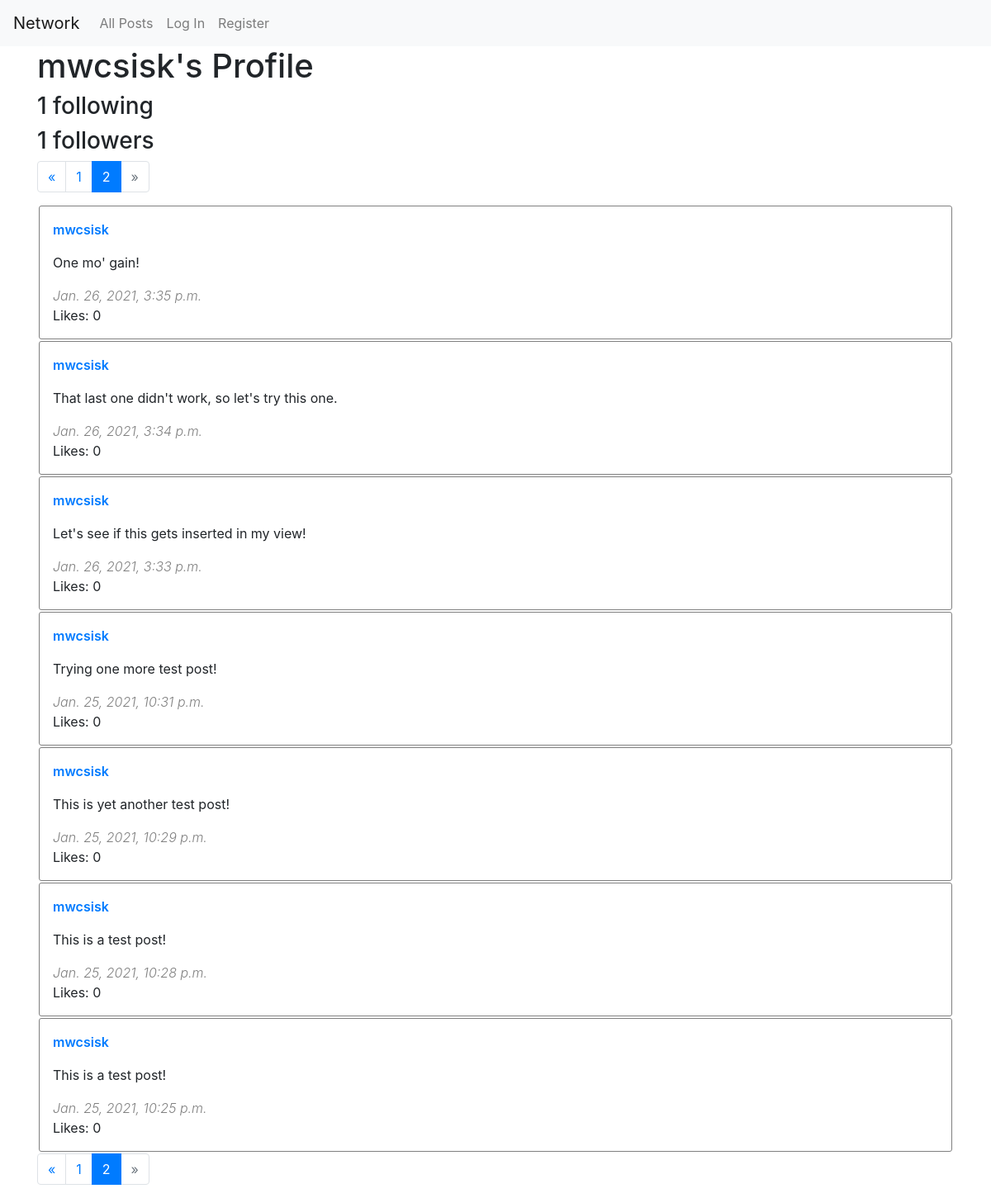
The page /user/mwcsisk?page=2 on the database its author committed.
### network/models.py (models this page shows, shortened)
class User(AbstractUser):
    following = models.ManyToManyField('self', related_name="followers", symmetrical=False)

class Post(models.Model):
    author = models.ForeignKey(User, on_delete=models.CASCADE, related_name='posts', editable=False)
    body = models.CharField(max_length=240)
    timestamp = models.DateTimeField(auto_now_add=True)
    likes = models.ManyToManyField(User, related_name="liked")
    posts = models.Manager()

### network/views.py (the view)
# urls.py: path("user/<str:username>", views.profile, name="profile"),
def profile(request, username):
    user = User.objects.get(username=username)
    if request.user.is_authenticated:
        is_following = request.user.following.filter(id=user.id).exists()
    else:
        is_following = False
    posts = get_posts(username=username)
    page_no = get_page_number(request)
    return render(request, "network/profile.html", {
        "username": username,
        "following": user.following.count(),
        "followers": user.followers.count(),
        "posts": posts.page(page_no),
        "is_following": is_following
    })

### network/functions.py (called while the page is built)
def get_posts(username=False,users=False,per_page=10):
    if username and users:
        raise ValueError('Either a username or a set of users can be specified, but not both')
    elif username:
        posts = User.objects.get(username=username).posts.all()
    elif users:
        posts = Post.posts.filter(author__id__in=users)
    else:
        posts = Post.posts.all()
    return Paginator(posts.annotate(num_likes=Count('likes')).order_by('-timestamp'), per_page)

def get_page_number(request, default=1):
    page_num = request.GET.get('page', default=default)
    try:
        return int(page_num)
    except ValueError:
        return default

### network/templates/network/profile.html (shortened to what this page needs)
{% extends 'network/postview.html' %}
{% block heading %}
<h1>{{ username }}'s Profile</h1>
<h3>{{ following }} following</h3>
<h3><span id="follower-count">{{ followers }}</span> followers</h3>
{% endblock %}

### network/templates/network/postview.html (shortened to what this page needs)
{% extends "network/layout.html" %}
{% load tz %}
{% block body %}
    {% block heading %}
    {% endblock %}
    {% if posts.has_other_pages %}
    <nav aria-label="Post navigation">
        <ul class="pagination">
            {% if posts.has_previous %}
            <li class="page-item"><a class="page-link" href="?page=1" aria-label="Previous">
                <span aria-hidden="true">&laquo;</span>
            </a></li>
            {% else %}
            <li class="page-item disabled"><a class="page-link" href="#" tabindex="-1" aria-disabled="true">&laquo;</a></li>
            {% endif %}
            {% for page in posts.paginator.page_range %}
            <li class="page-item {% if page == posts.number %}active{% endif %}"><a class="page-link" href="?page={{ page }}">{{ page }}</a></li>
            {% endfor %}
            {% if posts.has_next %}
            <li class="page-item"><a class="page-link" href="?page={{ posts.next_page_number }}" aria-label="Next">
                <span aria-hidden="true">&raquo;</span>
            </a></li>
            {% else %}
            <li class="page-item disabled"><a class="page-link" href="#" tabindex="-1" aria-disabled="true">&raquo;</a></li>
            {% endif %}
        </ul>
    </nav>
    {% endif %}
    <div id="posts-view">
        {% for post in posts.object_list %}
        <div class="post-box" id="post-{{ post.id }}">
            <div class="row justify-content-between">
                <div class="col-md-auto author">
                    <a href="/user/{{ post.author.username }}">
                        {{ post.author.username }}
                    </a>
                </div>
                <div class="col-md-auto edit-link">
                </div>
            </div>
            <div class="body" id="post-{{ post.id }}-body">
                {{ post.body }}
            </div>
            <div class="timestamp">
                {{ post.timestamp|timezone:"America/Los_Angeles" }}
            </div>
            <div class="likes">
                Likes: {{ post.num_likes }}
            </div>
        </div>
        {% endfor %}
    </div>
    {% if posts.has_other_pages %}
    <nav aria-label="Post navigation">
        <ul class="pagination">
            {% if posts.has_previous %}
            <li class="page-item"><a class="page-link" href="?page={{ posts.previous_page_number }}" aria-label="Previous">
                <span aria-hidden="true">&laquo;</span>
            </a></li>
            {% else %}
            <li class="page-item disabled"><a class="page-link" href="#" tabindex="-1" aria-disabled="true">&laquo;</a></li>
            {% endif %}
            {% for page in posts.paginator.page_range %}
            <li class="page-item {% if page == posts.number %}active{% endif %}"><a class="page-link" href="?page={{ page }}">{{ page }}</a></li>
            {% endfor %}
            {% if posts.has_next %}
            <li class="page-item"><a class="page-link" href="?page={{ posts.next_page_number }}" aria-label="Next">
                <span aria-hidden="true">&raquo;</span>
            </a></li>
            {% else %}
            <li class="page-item disabled"><a class="page-link" href="#" tabindex="-1" aria-disabled="true">&raquo;</a></li>
            {% endif %}
        </ul>
    </nav>
    {% endif %}
{% endblock %}

### network/static/network/styles.css (style rules this page uses)
.post-box { border: 1px solid grey; border-radius: 3px; padding: 1rem; margin: 2px; }
.post-box .body { padding: 1rem 0rem; }
.post-box .author { font-weight: 600; }
.post-box .timestamp { font-weight: 300; color: grey; font-style: italic; }

### rows shown on the page
User: username "mwcsisk"
Post: author.username "mwcsisk", body "One mo' gain!", timestamp "Jan. 26, 2021, 3:35 p.m.", num_likes "0"
Post: author.username "mwcsisk", body "That last one didn't work, so let's try this one.", timestamp "Jan. 26, 2021, 3:34 p.m.", num_likes "0"
Post: author.username "mwcsisk", body "Let's see if this gets inserted in my view!", timestamp "Jan. 26, 2021, 3:33 p.m.", num_likes "0"
Post: author.username "mwcsisk", body "Trying one more test post!", timestamp "Jan. 25, 2021, 10:31 p.m.", num_likes "0"
Post: author.username "mwcsisk", body "This is yet another test post!", timestamp "Jan. 25, 2021, 10:29 p.m.", num_likes "0"
Post: author.username "mwcsisk", body "This is a test post!", timestamp "Jan. 25, 2021, 10:28 p.m.", num_likes "0"
Post: author.username "mwcsisk", body "This is a test post!", timestamp "Jan. 25, 2021, 10:25 p.m.", num_likes "0"

### other values the page prints
{{ following }} "1"
{{ followers }} "1"
{{ page }} "1" "2"
